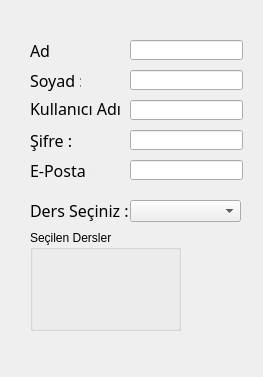
<?xml version="1.0" encoding="UTF-8"?>
<ui version="4.0">
 <class>Form</class>
 <widget class="QWidget" name="Form">
  <property name="geometry">
   <rect>
    <x>0</x>
    <y>0</y>
    <width>263</width>
    <height>377</height>
   </rect>
  </property>
  <property name="windowTitle">
   <string>Kayıt Ol</string>
  </property>
  <widget class="QLabel" name="label">
   <property name="geometry">
    <rect>
     <x>30</x>
     <y>40</y>
     <width>21</width>
     <height>21</height>
    </rect>
   </property>
   <property name="font">
    <font>
     <family>Bahnschrift</family>
     <pointsize>12</pointsize>
    </font>
   </property>
   <property name="text">
    <string>Ad:</string>
   </property>
  </widget>
  <widget class="QLineEdit" name="yoneticiAd">
   <property name="geometry">
    <rect>
     <x>130</x>
     <y>40</y>
     <width>113</width>
     <height>20</height>
    </rect>
   </property>
  </widget>
  <widget class="QLineEdit" name="yoneticiSoyad">
   <property name="geometry">
    <rect>
     <x>130</x>
     <y>70</y>
     <width>113</width>
     <height>20</height>
    </rect>
   </property>
  </widget>
  <widget class="QLineEdit" name="yoneticikadi">
   <property name="geometry">
    <rect>
     <x>130</x>
     <y>100</y>
     <width>113</width>
     <height>20</height>
    </rect>
   </property>
  </widget>
  <widget class="QLineEdit" name="yoneticisifre">
   <property name="geometry">
    <rect>
     <x>130</x>
     <y>130</y>
     <width>113</width>
     <height>20</height>
    </rect>
   </property>
  </widget>
  <widget class="QLabel" name="label_2">
   <property name="geometry">
    <rect>
     <x>30</x>
     <y>70</y>
     <width>51</width>
     <height>21</height>
    </rect>
   </property>
   <property name="font">
    <font>
     <family>Bahnschrift</family>
     <pointsize>12</pointsize>
    </font>
   </property>
   <property name="text">
    <string>Soyad :</string>
   </property>
  </widget>
  <widget class="QLabel" name="label_3">
   <property name="geometry">
    <rect>
     <x>30</x>
     <y>100</y>
     <width>91</width>
     <height>16</height>
    </rect>
   </property>
   <property name="font">
    <font>
     <family>Bahnschrift</family>
     <pointsize>12</pointsize>
    </font>
   </property>
   <property name="text">
    <string>Kullanıcı Adı :</string>
   </property>
  </widget>
  <widget class="QLabel" name="label_4">
   <property name="geometry">
    <rect>
     <x>30</x>
     <y>130</y>
     <width>61</width>
     <height>21</height>
    </rect>
   </property>
   <property name="font">
    <font>
     <family>Bahnschrift</family>
     <pointsize>12</pointsize>
    </font>
   </property>
   <property name="text">
    <string>Şifre :</string>
   </property>
  </widget>
  <widget class="QLabel" name="label_5">
   <property name="geometry">
    <rect>
     <x>30</x>
     <y>160</y>
     <width>61</width>
     <height>21</height>
    </rect>
   </property>
   <property name="font">
    <font>
     <family>Bahnschrift</family>
     <pointsize>12</pointsize>
    </font>
   </property>
   <property name="text">
    <string>E-Posta :</string>
   </property>
  </widget>
  <widget class="QLineEdit" name="yoneticieposta">
   <property name="geometry">
    <rect>
     <x>130</x>
     <y>160</y>
     <width>113</width>
     <height>20</height>
    </rect>
   </property>
  </widget>
  <widget class="QLabel" name="label_6">
   <property name="geometry">
    <rect>
     <x>30</x>
     <y>200</y>
     <width>111</width>
     <height>21</height>
    </rect>
   </property>
   <property name="font">
    <font>
     <family>Bahnschrift</family>
     <pointsize>12</pointsize>
    </font>
   </property>
   <property name="text">
    <string>Ders Seçiniz :</string>
   </property>
  </widget>
  <widget class="QGroupBox" name="secilenders">
   <property name="geometry">
    <rect>
     <x>30</x>
     <y>230</y>
     <width>151</width>
     <height>101</height>
    </rect>
   </property>
   <property name="title">
    <string>Seçilen Dersler</string>
   </property>
   <layout class="QGridLayout" name="gridLayout_2"/>
  </widget>
  <widget class="QComboBox" name="comboBox">
   <property name="geometry">
    <rect>
     <x>130</x>
     <y>200</y>
     <width>111</width>
     <height>22</height>
    </rect>
   </property>
   <property name="currentIndex">
    <number>-1</number>
   </property>
   <item>
    <property name="text">
     <string>Veri Yapıları</string>
    </property>
   </item>
   <item>
    <property name="text">
     <string>Bitirme Ödevi</string>
    </property>
   </item>
   <item>
    <property name="text">
     <string>Optimizasyon</string>
    </property>
   </item>
   <item>
    <property name="text">
     <string>Sayısal Elektronik</string>
    </property>
   </item>
  </widget>
 </widget>
 <resources/>
 <connections/>
</ui>
